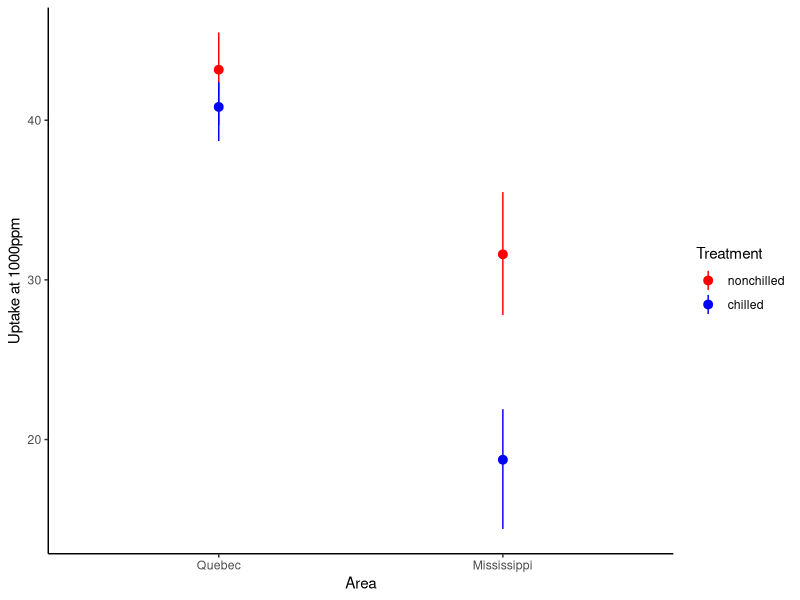
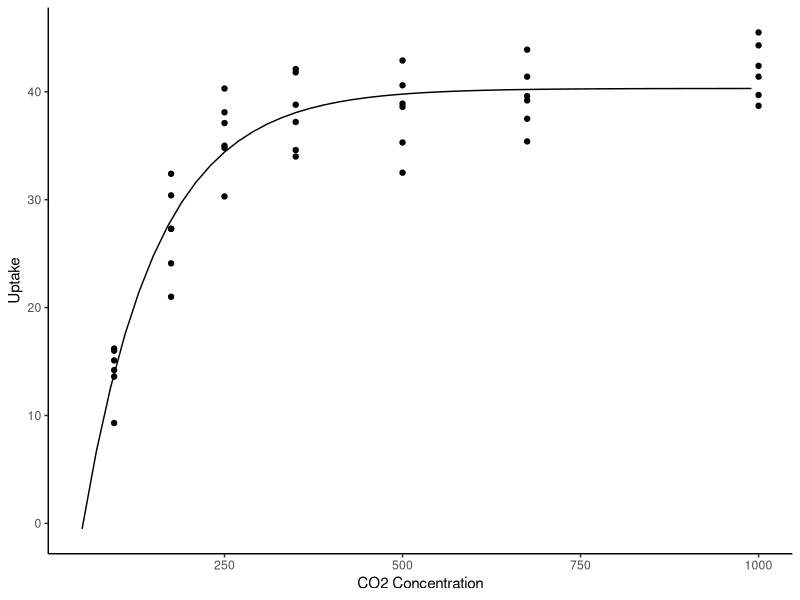

Recreate these plots in R, in order.
## ---- chunk 1
knitr::opts_chunk$set(echo = FALSE, cache=TRUE)
library(tidyr)
library(dplyr)
library(ggplot2)
theme_set(theme_classic())
## ---- chunk 2
head(iris) #Regular data frame
## ---- chunk 3
as_tibble(iris) #This is usually done automatically
## ---- chunk 4
head(iris,3) 
#Select Petal.Length,Petal.Width,Species
irisTemp <- select(iris,Petal.Length,Petal.Width,Species)
head(irisTemp,3)
## ---- chunk 5
irisTemp <- select(iris,Petal.Length:Species) 
head(irisTemp,3) #All columns between Petal.Length and Species
irisTemp2 <- select(iris,Petal.Length,Petal.Width,Species) 
head(irisTemp2,3) #This is the same thing
## ---- chunk 6
irisTemp <- select(iris,-Species) 
head(irisTemp,3) #Selects all columns EXCEPT Species
irisTemp2 <- select(iris,contains('Petal'))
head(irisTemp2,3) #Selects columns with names containing 'Petal'
## ---- chunk 7
head(iris,3) 
irisTemp <- filter(iris,Sepal.Length<5,Species=='versicolor')
head(irisTemp,3) #Chooses rows matching logical criteria
## ---- chunk 8
head(iris,3)
irisTemp <- mutate(iris,P.Width2=Petal.Width^2)
head(irisTemp,3) #Squares Petal.Width
## ---- chunk 9
head(irisTemp,3)
irisTemp <- mutate(iris,P.Width2=(Petal.Width^2)*2)
head(irisTemp,3) #Alters variable in place
## ---- chunk 10
head(iris,3)
irisTemp <- mutate_at(iris,vars(Petal.Width,Petal.Length),funs(.^2))
head(irisTemp,3) #Squares Petal.Width & Length. "." means "data from column"
## ---- chunk 11
irisTemp <- rename(iris,PWidth=Petal.Width,PLength=Petal.Length)
head(irisTemp,3) #Renames columns
irisTemp2 <- transmute(iris,P.Width2=(Petal.Width^2))
head(irisTemp2,3) #Same as mutate, but drops other columns
## ---- chunk 12
 iris %>% filter(Species=='virginica') %>%
  transmute(Species,P.Area=Petal.Length*Petal.Width,S.Area=Sepal.Length*Sepal.Width) %>% 
  head(10)
## ---- chunk 13
irisTemp <- select(iris,Sepal.Length,Species) %>% #Selects Sepal.Length & Species
  filter(Sepal.Length>5,Species=='versicolor') %>% #Filters using dataframe from above
  mutate(SLength2=Sepal.Length^2) #Mutates using dataframe from above
head(irisTemp)
## ---- chunk 14
#Some fake data to work with
(fake <- data.frame(time = as.Date('2009-01-01') + 0:4,
                      X = rnorm(5, 0, 1),Y = rnorm(5, 0, 2)))
## ---- chunk 15
(fakeLong <- gather(fake,type, measurement, -time))
## ---- chunk 16
fakeLong <- gather(fake,type, measurement, -time)
fakeLong %>% spread(type, measurement)
fakeLong %>% spread(time, measurement) #What has this done?
#Note: this must have unique row identifiers
## ---- chunk 17
irisTemp <- iris %>% unite(newCol,Sepal.Length:Petal.Width,sep='_') 
head(irisTemp,10)

## ---- chunk 18
irisTemp %>% separate(newCol,c('SLength','SWidth','PLength','PWidth'),sep='_')
## ---- chunk 19
irisTemp <- iris %>% unite(sepals,Sepal.Length:Sepal.Width,sep='_') %>%
  unite(petals,Petal.Length:Petal.Width,sep='_') 
  head(irisTemp,10)
## ---- chunk 20
irisTemp %>% gather('Type','Measurement',sepals:petals) %>% 
  separate(Measurement,c('Length','Width'),sep='_',convert=T) %>% 
  head(10)
## ---- chunk 21
CO2 %>% 
  filter(Type=='Quebec',Treatment=='nonchilled') %>% 
  select(-Type,-Treatment) %>% 
  spread(Plant,uptake)
## ---- chunk 22
with(iris,tapply(Petal.Width,Species,mean))
aggregate(Petal.Width~Species,data=iris,mean)
## ---- chunk 23
iris %>% group_by(Species) %>% 
  summarize(meanPWidth=mean(Petal.Width),sdPWidth=sd(Petal.Width))
## ---- chunk 24
iris %>% group_by(Species) %>% 
  summarize(count=n(),med=median(Petal.Width),iqr=IQR(Petal.Width))
## ---- chunk 25
iris %>% group_by(Species) %>% mutate(ID=1:n()) %>% #Makes ID column, with numbers 1-N
  filter(ID<4) #Selects ID 1-3 from each group
  
## ---- chunk 26
iris %>% group_by(Species) %>% 
  slice(1:3) #Selects rows 1-3 from each group
## ---- chunk 27
InsectSprays %>% group_by(spray) %>% 
  summarize(mean=mean(count),sd=sd(count)) %>% 
  gather('stat','meas',mean:sd) %>% 
  spread(spray,meas)
## ---- chunk 28
library(ggplot2)
CO2 %>% filter(conc==1000) %>% 
  group_by(Type,Treatment) %>% 
  summarize(meanUp=mean(uptake),
            maxUp=max(uptake),
            minUp=min(uptake)) %>% 
  #Code for ggplot begins here
  ggplot(aes(x=Type,col=Treatment))+
  geom_pointrange(aes(y=meanUp,ymax=maxUp,ymin=minUp))+
  labs(x='Area',y='Uptake at 1000ppm')+
  scale_colour_manual(values=c('red','blue'))
## ---- chunk 29
co2mod <- CO2 %>% 
  filter(Type=='Quebec') %>% data.frame() %>% 
  #Code for nls begins here
  nls(uptake~SSasymp(conc,A,B,C),
      start=list(A=40,B=-25,C=-5),data=.)

data.frame(conc=seq(50,1000,20)) %>% 
  predict(co2mod,newdata=.) %>% 
  data.frame(conc=seq(50,1000,20),predUp=.) %>% 
  #Code for ggplot begins here
  ggplot(aes(conc,predUp))+
  geom_line()+
  geom_point(data=filter(CO2,Type=='Quebec'),
             aes(conc,uptake))+
  labs(x='CO2 Concentration',y='Uptake')
  
